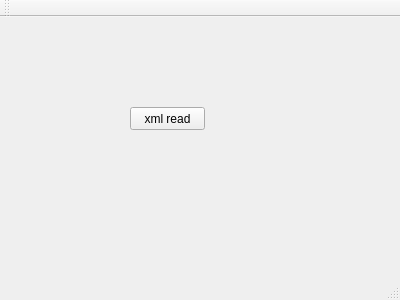
<?xml version="1.0" encoding="UTF-8"?>
<ui version="4.0">
 <class>MainWindow</class>
 <widget class="QMainWindow" name="MainWindow">
  <property name="geometry">
   <rect>
    <x>0</x>
    <y>0</y>
    <width>400</width>
    <height>300</height>
   </rect>
  </property>
  <property name="windowTitle">
   <string>MainWindow</string>
  </property>
  <widget class="QWidget" name="centralWidget">
   <widget class="QPushButton" name="read_xml">
    <property name="geometry">
     <rect>
      <x>130</x>
      <y>90</y>
      <width>75</width>
      <height>23</height>
     </rect>
    </property>
    <property name="text">
     <string>xml read</string>
    </property>
   </widget>
  </widget>
  <widget class="QMenuBar" name="menuBar">
   <property name="geometry">
    <rect>
     <x>0</x>
     <y>0</y>
     <width>400</width>
     <height>21</height>
    </rect>
   </property>
  </widget>
  <widget class="QToolBar" name="mainToolBar">
   <attribute name="toolBarArea">
    <enum>TopToolBarArea</enum>
   </attribute>
   <attribute name="toolBarBreak">
    <bool>false</bool>
   </attribute>
  </widget>
  <widget class="QStatusBar" name="statusBar"/>
 </widget>
 <layoutdefault spacing="6" margin="11"/>
 <resources/>
 <connections/>
</ui>
